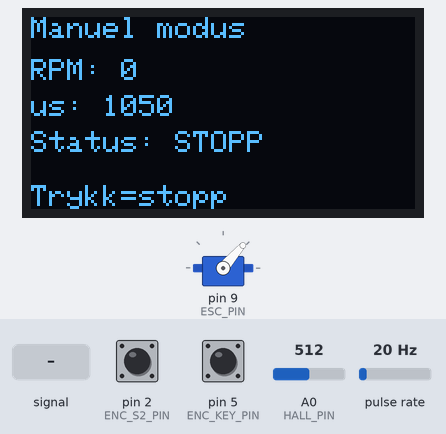
A sketch run on a simulated Arduino Uno, built with avr-gcc and run on an emulated ATmega328P. Shown: servo, 128×64 one-colour display. Wiring (inferred from the names in the program): pulse sensor: data pin 3. The inputs (shaded band) are chosen by the test bench; at power-on: pin 2 (ENC_S2_PIN) HIGH, A0 (HALL_PIN) = 512, pulse rate 20 Hz, pin 5 (ENC_KEY_PIN) HIGH.

Above: at 3.2 s.
3.3 s: A0 (HALL_PIN) fed a 200 Hz sine of ±255 counts around its level
At 4.72 s:
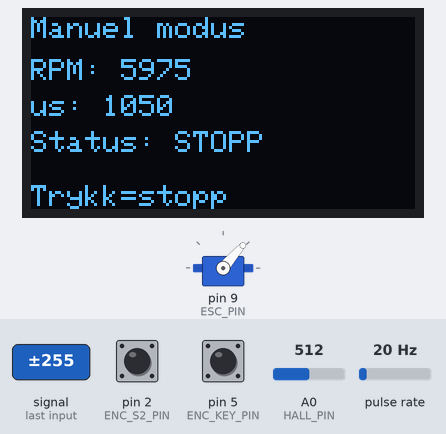
5.6 s: pin 2 (ENC_S2_PIN) pulled LOW for 0.15 s
At 5.83 s:
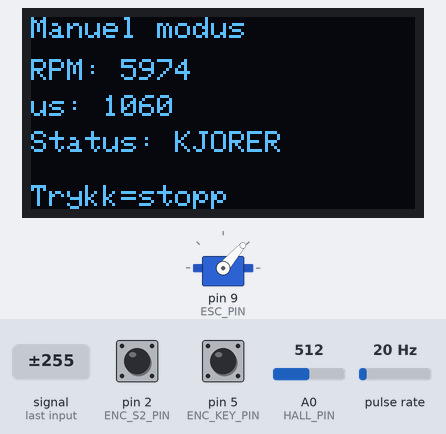
6.3 s: A0 (HALL_PIN) set to 290
At 7.4 s:
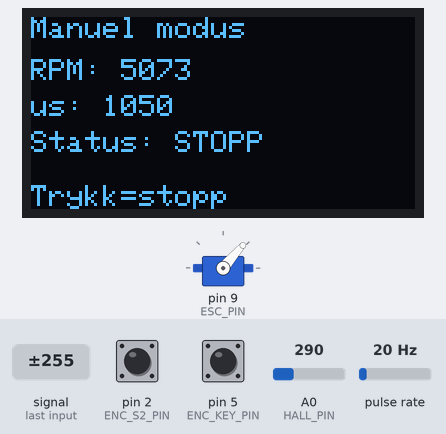
9.3 s: pin 2 (ENC_S2_PIN) pulled LOW for 1 s
At 10.1 s:
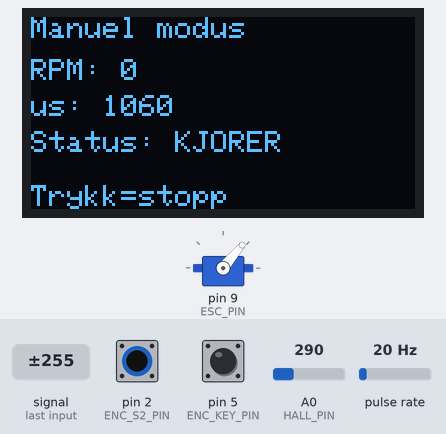
11.8 s: A0 (HALL_PIN) fed a 1000 Hz sine of ±255 counts around its level
At 12.02 s:
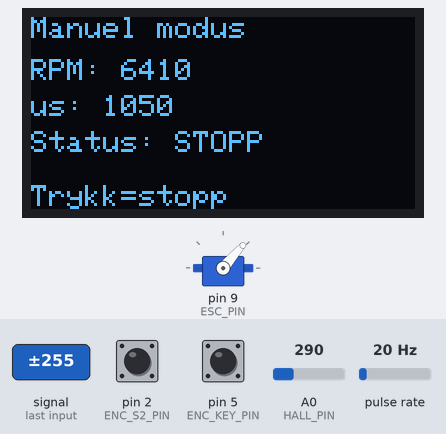
13.4 s: pulse rate (sensor on pin 3) set to 4 Hz
At 14.52 s:
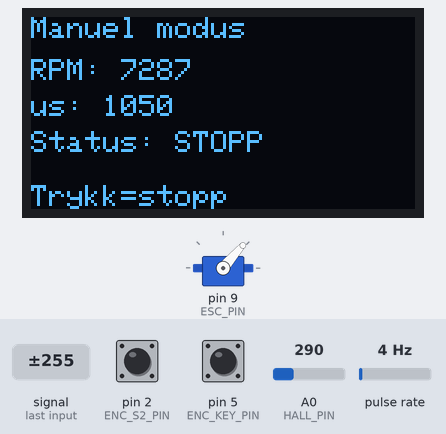
Timing chart, 0 to 16.0 s (numbered marks = the images above; inputs shaded):
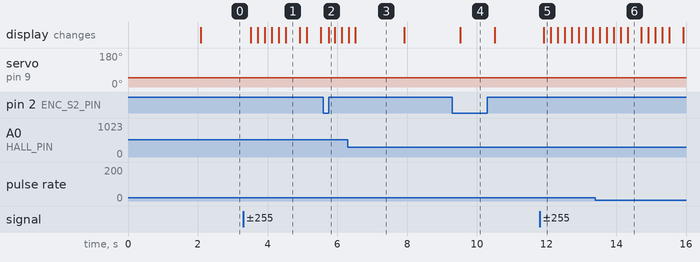

The sketch:

SentrifugeprogramManuell.ino
```cpp
#include <Wire.h>
#include <Adafruit_GFX.h>
#include <Adafruit_SSD1306.h>
#include <Servo.h>

// =========================
// PINNER
// =========================
const int ENC_S2_PIN    = 2;
const int ENC_S1_PIN    = 3;
const int ENC_KEY_PIN   = 5;
const int HALL_PIN      = A0;
const int ESC_PIN       = 9;

// =========================
// OLED
// =========================
#define SCREEN_WIDTH 128
#define SCREEN_HEIGHT 64
#define OLED_RESET -1
#define SCREEN_ADDRESS 0x3C

Adafruit_SSD1306 display(SCREEN_WIDTH, SCREEN_HEIGHT, &Wire, OLED_RESET);

// =========================
// ESC
// =========================
Servo esc;

const int ESC_STOP_US = 1050;
const int ESC_MIN_US  = 1060;
const int ESC_MAX_US  = 1200;
const int ESC_STEP_US = 2;

int currentEscUs = ESC_STOP_US;

// =========================
// ENCODER
// =========================
volatile int encoderDelta = 0;

// =========================
// HALL / RPM (ANALOG A0)
// =========================
const int PULSES_PER_REV = 1;

const int HALL_THRESHOLD_LOW  = 300;
const int HALL_THRESHOLD_HIGH = 450;

bool pulseLatched = false;
unsigned long lastAcceptedPulseMicros = 0;
unsigned long pulsePeriodMicros = 0;
bool newPulseAvailable = false;

float rpmMeasured = 0.0f;
float rpm = 0.0f;
unsigned long lastRpmUpdateMs = 0;

const unsigned long MIN_PULSE_GAP_US = 8000;
const unsigned long RPM_TIMEOUT_MS   = 1500;

const float RPM_FILTER_ALPHA = 0.20f;

int hallAnalogValue = 0;

// =========================
// KNAPP
// =========================
bool lastButtonReading = HIGH;
bool stableButtonState = HIGH;
unsigned long lastDebounceTime = 0;
const unsigned long debounceDelay = 30;

// =========================
// DISPLAY
// =========================
unsigned long lastDisplayUpdate = 0;
const unsigned long displayInterval = 200;

// =========================
// ENCODER INTERRUPT
// =========================
void handleEncoder() {
  if (digitalRead(ENC_S1_PIN) == digitalRead(ENC_S2_PIN)) {
    encoderDelta--;
  } else {
    encoderDelta++;
  }
}

// =========================
// HJELPEFUNKSJONER
// =========================
void writeEsc(int us) {
  if (us < ESC_STOP_US) us = ESC_STOP_US;
  if (us > ESC_MAX_US)  us = ESC_MAX_US;

  currentEscUs = us;
  esc.writeMicroseconds(us);
}

bool buttonPressed() {
  bool reading = digitalRead(ENC_KEY_PIN);

  if (reading != lastButtonReading) {
    lastDebounceTime = millis();
  }

  bool pressedEvent = false;

  if ((millis() - lastDebounceTime) > debounceDelay) {
    if (reading != stableButtonState) {
      stableButtonState = reading;
      if (stableButtonState == LOW) {
        pressedEvent = true;
      }
    }
  }

  lastButtonReading = reading;
  return pressedEvent;
}

void applyEncoderChange() {
  static int encoderAccum = 0;

  noInterrupts();
  int delta = encoderDelta;
  encoderDelta = 0;
  interrupts();

  encoderAccum += delta;

  while (encoderAccum >= 2) {
    if (currentEscUs <= ESC_STOP_US) {
      currentEscUs = ESC_MIN_US;
    } else {
      currentEscUs += ESC_STEP_US;
    }

    if (currentEscUs > ESC_MAX_US) currentEscUs = ESC_MAX_US;
    encoderAccum -= 2;
  }

  while (encoderAccum <= -2) {
    if (currentEscUs > ESC_MIN_US) {
      currentEscUs -= ESC_STEP_US;
      if (currentEscUs < ESC_MIN_US) currentEscUs = ESC_MIN_US;
    } else {
      currentEscUs = ESC_STOP_US;
    }

    encoderAccum += 2;
  }

  writeEsc(currentEscUs);
}

void updateHallSensor() {
  hallAnalogValue = analogRead(HALL_PIN);
  unsigned long now = micros();

  if (!pulseLatched && hallAnalogValue < HALL_THRESHOLD_LOW) {
    if (lastAcceptedPulseMicros != 0) {
      unsigned long dt = now - lastAcceptedPulseMicros;

      if (dt >= MIN_PULSE_GAP_US) {
        pulsePeriodMicros = dt;
        newPulseAvailable = true;
        lastAcceptedPulseMicros = now;
      }
    } else {
      lastAcceptedPulseMicros = now;
    }

    pulseLatched = true;
  }

  if (pulseLatched && hallAnalogValue > HALL_THRESHOLD_HIGH) {
    pulseLatched = false;
  }
}

void updateRPM() {
  updateHallSensor();

  if (newPulseAvailable && pulsePeriodMicros > 0) {
    unsigned long localPeriod = pulsePeriodMicros;
    newPulseAvailable = false;

    float pulseFreq = 1000000.0f / (float)localPeriod;
    rpmMeasured = (pulseFreq * 60.0f) / (float)PULSES_PER_REV;
    lastRpmUpdateMs = millis();

    if (rpm <= 0.1f) {
      rpm = rpmMeasured;
    } else {
      rpm = RPM_FILTER_ALPHA * rpmMeasured + (1.0f - RPM_FILTER_ALPHA) * rpm;
    }
  }

  if (millis() - lastRpmUpdateMs > RPM_TIMEOUT_MS) {
    rpmMeasured = 0.0f;
    rpm = 0.0f;
  }
}

void drawDisplay() {
  display.clearDisplay();
  display.setTextColor(SSD1306_WHITE);

  display.setTextSize(1);
  display.setCursor(0, 0);
  display.print("Manuel modus");

  display.setCursor(0, 14);
  display.print("RPM: ");
  display.print((int)(rpm + 0.5f));

  display.setCursor(0, 26);
  display.print("us: ");
  display.print(currentEscUs);

  display.setCursor(0, 38);
  display.print("Status: ");
  if (currentEscUs <= ESC_STOP_US) {
    display.print("STOPP");
  } else {
    display.print("KJORER");
  }

  display.setCursor(0, 56);
  display.print("Trykk=stopp");

  display.display();
}

// =========================
// SETUP
// =========================
void setup() {
  pinMode(ENC_S1_PIN, INPUT_PULLUP);
  pinMode(ENC_S2_PIN, INPUT_PULLUP);
  pinMode(ENC_KEY_PIN, INPUT_PULLUP);
  pinMode(HALL_PIN, INPUT);

  attachInterrupt(digitalPinToInterrupt(ENC_S1_PIN), handleEncoder, CHANGE);

  esc.attach(ESC_PIN);
  writeEsc(ESC_STOP_US);

  if (!display.begin(SSD1306_SWITCHCAPVCC, SCREEN_ADDRESS)) {
    while (true) {
      delay(100);
    }
  }

  display.clearDisplay();
  display.setTextSize(1);
  display.setTextColor(SSD1306_WHITE);
  display.setCursor(0, 0);
  display.println("Armerer ESC...");
  display.display();

  delay(2000);
  drawDisplay();
}

// =========================
// LOOP
// =========================
void loop() {
  applyEncoderChange();

  if (buttonPressed()) {
    writeEsc(ESC_STOP_US);
  }

  updateRPM();

  if (millis() - lastDisplayUpdate >= displayInterval) {
    lastDisplayUpdate = millis();
    drawDisplay();
  }
}
```

Measured:
- after the input at 3.3 s, the display: first changes after 0.22 s (image 1 shows a later state)
- after the input at 5.6 s, servo on pin 9 (ESC_PIN): 49° → 50° at once, → 49° 0.15 s later; the display: changes after 0.15 s (image 2)
- after the input at 9.3 s, servo on pin 9 (ESC_PIN): 49° → 50° at once, → 49° 1.0 s later; the display: changes after 0.22 s (image 4)
- after the input at 11.8 s, the display: changes after 0.12 s (image 5)
- what the display in image 1 shows lasts 0.4 s, from 4.5 s to 4.9 s
- what the display in image 3 shows lasts 1.4 s, from 6.5 s to 7.9 s
